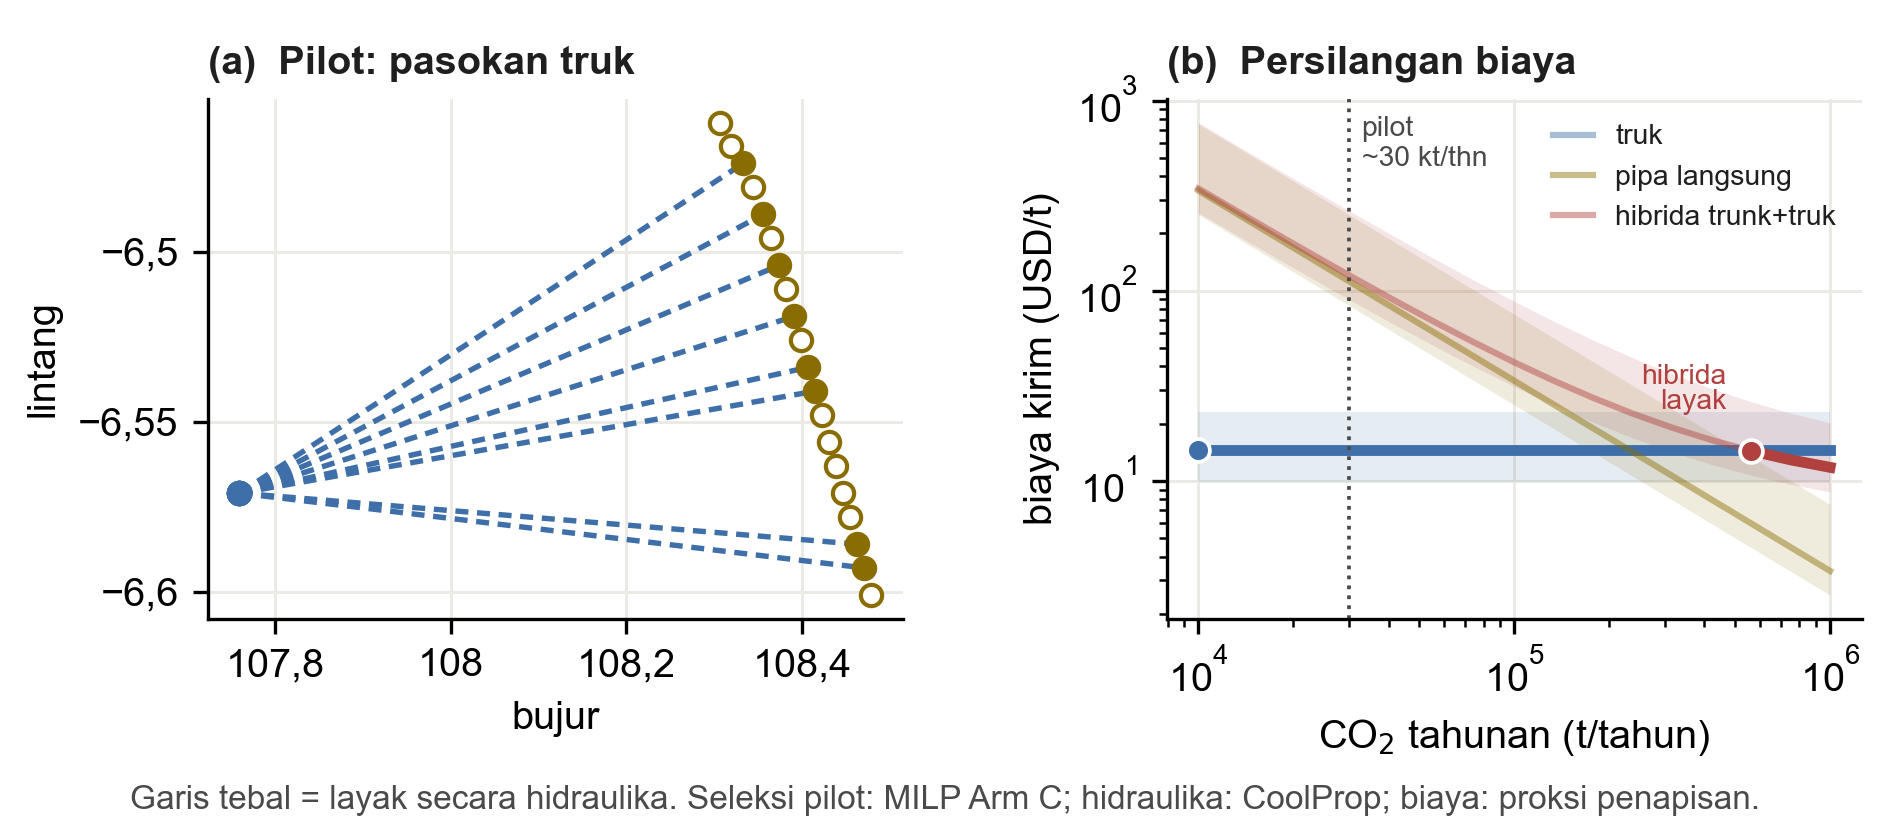

Python code for this plot:
"""Figure 5 - logistics mode choice across scale (reframed 2026-07-19).

Three panels under one argument: the supply-mode answer is throughput-dependent,
and the same optimizer produces both the pilot-scale trucking selection and the
commercial-scale trunk design.

  (a) Pilot-scale terrain result: A*-routed candidate corridors, the optimizer's
      hydraulic rejection audit (`below_minimum_hydraulic_flow`, six diameters
      evaluated), and the selected road-trucking supply legs. The honest
      pilot-scale "network" is the trucked one.  [Arm C pilot result]
  (b) Commercial-scale design at the sweep's upper branch: the A*-routed trunk
      the MILP builds once aggregated demand clears the admissibility floor, with
      its continuous CoolProp pressure profile (dense-phase floor, MAOP, booster
      lifts). Labeled a scale-sweep design point, not the pilot development.
      [commercial-scale MILP result]
  (c) Delivered cost vs annual throughput (log-log, 10 kt/yr -> 1 Mt/yr): three
      modes -- trucking, direct pipeline, hybrid trunk+truck -- each with a
      low/base/high band and hydraulic admissibility marked. Pilot scale
      (~30 kt/yr) and the hybrid admissibility takeover annotated.
      [screening cost proxy -- real now]

Panels (a) and (b) consume the final Arm C route/pressure tables and stay blocked
until those land; panel (c) reads the real three-mode crossover already staged.
"""

from pathlib import Path

import matplotlib

matplotlib.use("Agg")
import matplotlib.pyplot as plt
from feature007_common import localize
import numpy as np

from feature007_common import FigureBlockedError, blocked_main, load_table, parser, require_ready


OUT_DIR = Path(__file__).parent
INK = "#1F1F1F"
SUB_INK = "#4A4A4A"
GOLD = "#8A6D00"
BLUE = "#3E6FA8"
RED = "#B0413E"

# Panel (c) mode styling: (legend label, color).
MODE_STYLE = {
    "trucking": ("truk", BLUE),
    "pipeline_direct": ("pipa langsung", GOLD),
    "hybrid_trunk_truck": ("hibrida trunk+truk", RED),
}


def _values(rows, name: str) -> np.ndarray:
    try:
        return np.array([float(row[name]) for row in rows])
    except KeyError as exc:
        raise ValueError(f"pipeline table lacks required column {name}") from exc


def _truthy(value: str) -> bool:
    return str(value).strip().lower() in {"true", "1", "yes"}


def _style(ax) -> None:
    ax.spines[["top", "right"]].set_visible(False)
    ax.grid(color="#ECEAE4", lw=0.7)
    ax.set_axisbelow(True)


def _panel_pilot(ax, route) -> None:
    """(a) Pilot terrain map: candidate corridors + rejected wells + trucked legs.

    Expected columns on the `pipeline_route_final` table (Arm C pilot result):
    route_id, point_order, longitude, latitude, node_type in
    {source, well, junction, booster}, and mode in {pipeline, trucking} on the
    supply legs (defaults to pipeline when the column is absent). Rejected
    candidates carry selected=false with reason=below_minimum_hydraulic_flow.
    """
    ordered = sorted(route, key=lambda row: (row.get("route_id", ""), float(row["point_order"])))
    groups: dict[str, list] = {}
    for row in ordered:
        groups.setdefault(row.get("route_id", "selected"), []).append(row)
    for group in groups.values():
        mode = group[0].get("mode", "pipeline")
        lon = _values(group, "longitude")
        lat = _values(group, "latitude")
        if mode == "trucking":
            ax.plot(lon, lat, color=BLUE, lw=1.3, ls=(0, (2.4, 1.6)), zorder=2)
        else:
            ax.plot(lon, lat, color=INK, lw=1.4, zorder=2)
    colors = {"source": BLUE, "well": GOLD, "booster": RED, "junction": "#B8B4AC"}
    for row in ordered:
        node_type = row.get("node_type")
        if node_type not in colors:
            continue
        selected = row.get("selected")
        rejected = selected is not None and not _truthy(selected)
        ax.scatter(
            float(row["longitude"]), float(row["latitude"]),
            s=26 if node_type != "junction" else 10,
            facecolor="white" if rejected else colors[node_type],
            edgecolor=colors[node_type], lw=1.0, zorder=3,
        )
    ax.set_xlabel("bujur")
    ax.set_ylabel("lintang")
    ax.set_title("(a)  Pilot: pasokan truk", loc="left",
                 fontweight="bold", fontsize=9.5)
    _style(ax)


def _panel_pressure(ax, pressure) -> None:
    """(b) Commercial-scale trunk continuous pressure with floor and MAOP.

    Expected columns on `pipeline_pressure_final`: distance_km, pressure_bar,
    dense_phase_floor_bar, maop_bar.
    """
    distance = _values(pressure, "distance_km")
    p_bar = _values(pressure, "pressure_bar")
    floor = _values(pressure, "dense_phase_floor_bar")
    maop = _values(pressure, "maop_bar")
    ax.plot(distance, p_bar, color=GOLD, lw=1.8, label="pressure")
    ax.plot(distance, floor, color=RED, lw=1.0, ls="--", label="dense floor")
    ax.plot(distance, maop, color=SUB_INK, lw=0.9, ls=":", label="MAOP")
    ax.set_xlabel("jarak trunk (km)")
    ax.set_ylabel("tekanan (bar)")
    ax.set_title("(b)  Trunk komersial", loc="left", fontweight="bold",
                 fontsize=9.5)
    ax.legend(frameon=False, fontsize=7.5, loc="lower left")
    _style(ax)


def _panel_crossover(ax, crossover) -> None:
    """(c) Three-mode delivered-cost crossover with low/base/high bands.

    Columns: cost_case in {low, base, high}, annual_tonnes, mode,
    levelized_usd_per_tonne, hydraulically_admissible.
    """
    series: dict[tuple[str, str], list[tuple[float, float, bool]]] = {}
    for row in crossover:
        key = (row["mode"], row.get("cost_case", "base"))
        series.setdefault(key, []).append((
            float(row["annual_tonnes"]),
            float(row["levelized_usd_per_tonne"]),
            _truthy(row.get("hydraulically_admissible", "true")),
        ))
    for points in series.values():
        points.sort()

    for mode, (label, color) in MODE_STYLE.items():
        base = series.get((mode, "base"))
        if not base:
            continue
        x = np.array([t for t, _, _ in base])
        y = np.array([c for _, c, _ in base])
        admissible = np.array([a for _, _, a in base])
        low = series.get((mode, "low"))
        high = series.get((mode, "high"))
        if low and high:
            ax.fill_between(
                x,
                [c for _, c, _ in low],
                [c for _, c, _ in high],
                color=color, alpha=0.13, lw=0,
            )
        # Faint line over the full range; bold solid only where admissible.
        ax.plot(x, y, color=color, lw=1.5, alpha=0.45, label=label)
        if admissible.any():
            ax.plot(x, np.where(admissible, y, np.nan), color=color, lw=2.6)
            onset = int(np.argmax(admissible))
            ax.scatter([x[onset]], [y[onset]], s=30, color=color, zorder=6,
                       edgecolor="white", lw=0.9)
            # Annotate only the hybrid admissibility takeover, placed inward so
            # it never clips the panel edge.
            if mode == "hybrid_trunk_truck":
                ax.annotate(
                    "hibrida\nlayak", (x[onset], y[onset]),
                    textcoords="offset points", xytext=(-6, 10), ha="right",
                    fontsize=6.8, color=color, linespacing=0.95,
                )

    ax.set_xscale("log")
    ax.set_yscale("log")
    ax.axvline(30_000.0, color=SUB_INK, lw=0.9, ls=":")
    ax.annotate("pilot\n~30 kt/thn", (30_000.0, ax.get_ylim()[1]),
                textcoords="offset points", xytext=(3, -16), fontsize=6.8,
                color=SUB_INK)
    ax.set_xlabel("CO$_2$ tahunan (t/tahun)")
    ax.set_ylabel("biaya kirim (USD/t)")
    ax.set_title("(c)  Persilangan biaya", loc="left", fontweight="bold",
                 fontsize=9.5)
    ax.legend(frameon=False, fontsize=6.8, loc="upper right", handlelength=1.4)
    _style(ax)


def generate() -> None:
    args = parser(5, __doc__).parse_args()
    manifest, _ = require_ready(args.bundle, args.figure_number)
    route = load_table(args.bundle, manifest, "pipeline_route_final")
    try:
        pressure = load_table(args.bundle, manifest, "pipeline_pressure_final")
    except FigureBlockedError:
        pressure = None
    crossover = load_table(args.bundle, manifest, "pipeline_cost_crossover_final")

    plt.rcParams.update(
        {
            "font.family": "Arial",
            "font.size": 9.5,
            "axes.titlesize": 12,
            "axes.labelsize": 9.5,
            "pdf.fonttype": 42,
            "ps.fonttype": 42,
            "text.color": INK,
        }
    )
    if pressure is None:
        fig, axes = plt.subplots(1, 2, figsize=(6.3, 2.75), gridspec_kw={"wspace": 0.38})
        _panel_pilot(axes[0], route)
        _panel_crossover(axes[1], crossover)
        axes[1].set_title("(b)  Persilangan biaya", loc="left", fontweight="bold", fontsize=9.5)
    else:
        fig, axes = plt.subplots(1, 3, figsize=(6.3, 2.75), gridspec_kw={"wspace": 0.48})
        _panel_pilot(axes[0], route)
        _panel_pressure(axes[1], pressure)
        _panel_crossover(axes[2], crossover)

    fig.text(0.5, 0.02,
             "Garis tebal = layak secara hidraulika. Seleksi pilot: MILP Arm C; "
             "hidraulika: CoolProp; biaya: proksi penapisan.",
             ha="center", fontsize=8.0, color=SUB_INK)
    fig.subplots_adjust(left=0.11, right=0.985, top=0.88, bottom=0.25)
    localize(fig)
    fig.savefig(OUT_DIR / "fig05_pipeline.pdf")
    fig.savefig(OUT_DIR / "fig05_pipeline.png", dpi=300)
    plt.close(fig)
    print("wrote", OUT_DIR / "fig05_pipeline.pdf")


if __name__ == "__main__":
    raise SystemExit(blocked_main(generate))
